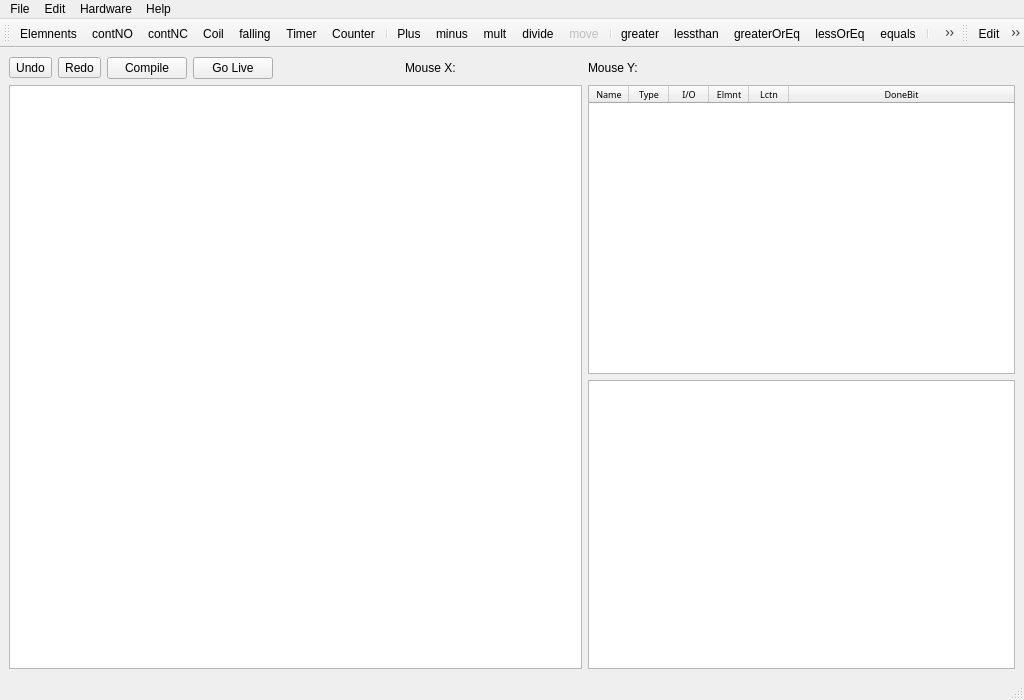
 <widget class="QMainWindow" name="MainWindow">
  <property name="geometry">
   <rect>
    <x>0</x>
    <y>0</y>
    <width>1024</width>
    <height>700</height>
   </rect>
  </property>
  <property name="minimumSize">
   <size>
    <width>1024</width>
    <height>700</height>
   </size>
  </property>
  <property name="maximumSize">
   <size>
    <width>1024</width>
    <height>700</height>
   </size>
  </property>
  <property name="windowTitle">
   <string>Waltech Ladder Maker</string>
  </property>
  <widget class="QWidget" name="centralwidget">
   <layout class="QGridLayout" name="gridLayout">
    <item row="0" column="9">
     <widget class="QLabel" name="label_4">
      <property name="text">
       <string/>
      </property>
     </widget>
    </item>
    <item row="0" column="0">
     <widget class="QToolButton" name="undoBbutton">
      <property name="text">
       <string>Undo</string>
      </property>
      <property name="icon">
       <iconset resource="toolbaricons.qrc">
        <normaloff>:/icons/icons/CurvedArrowRightDown.svg</normaloff>:/icons/icons/CurvedArrowRightDown.svg</iconset>
      </property>
      <property name="toolButtonStyle">
       <enum>Qt::ToolButtonTextBesideIcon</enum>
      </property>
     </widget>
    </item>
    <item row="0" column="5">
     <widget class="QLabel" name="label">
      <property name="sizePolicy">
       <sizepolicy hsizetype="Fixed" vsizetype="Fixed">
        <horstretch>0</horstretch>
        <verstretch>0</verstretch>
       </sizepolicy>
      </property>
      <property name="text">
       <string>Mouse X:</string>
      </property>
     </widget>
    </item>
    <item row="0" column="1">
     <widget class="QToolButton" name="redoButton">
      <property name="text">
       <string>Redo</string>
      </property>
      <property name="icon">
       <iconset resource="toolbaricons.qrc">
        <normaloff>:/icons/icons/CurvedArrowLeftDown.svg</normaloff>:/icons/icons/CurvedArrowLeftDown.svg</iconset>
      </property>
      <property name="toolButtonStyle">
       <enum>Qt::ToolButtonTextBesideIcon</enum>
      </property>
     </widget>
    </item>
    <item row="0" column="6">
     <widget class="QLabel" name="label_2">
      <property name="text">
       <string/>
      </property>
     </widget>
    </item>
    <item row="0" column="2">
     <widget class="QPushButton" name="infoButton">
      <property name="sizePolicy">
       <sizepolicy hsizetype="Fixed" vsizetype="Fixed">
        <horstretch>0</horstretch>
        <verstretch>0</verstretch>
       </sizepolicy>
      </property>
      <property name="toolTip">
       <string>&lt;html&gt;&lt;head/&gt;&lt;body&gt;&lt;p&gt;Create hex file and upload it to the Hardware&lt;/p&gt;&lt;/body&gt;&lt;/html&gt;</string>
      </property>
      <property name="whatsThis">
       <string>&lt;html&gt;&lt;head/&gt;&lt;body&gt;&lt;p&gt;This buton starts the following: &lt;/p&gt;&lt;p&gt;- creation of C code.  &lt;/p&gt;&lt;p&gt;- compiling of that cod with GCC&lt;/p&gt;&lt;p&gt;- uploading of the resulting hex file to the hardware via USB&lt;/p&gt;&lt;/body&gt;&lt;/html&gt;</string>
      </property>
      <property name="text">
       <string>Compile</string>
      </property>
     </widget>
    </item>
    <item row="0" column="3">
     <widget class="QPushButton" name="liveButton">
      <property name="sizePolicy">
       <sizepolicy hsizetype="Fixed" vsizetype="Fixed">
        <horstretch>0</horstretch>
        <verstretch>0</verstretch>
       </sizepolicy>
      </property>
      <property name="text">
       <string>Go Live</string>
      </property>
     </widget>
    </item>
    <item row="0" column="7">
     <widget class="QLabel" name="label_3">
      <property name="sizePolicy">
       <sizepolicy hsizetype="Fixed" vsizetype="Fixed">
        <horstretch>0</horstretch>
        <verstretch>0</verstretch>
       </sizepolicy>
      </property>
      <property name="text">
       <string>Mouse Y:</string>
      </property>
     </widget>
    </item>
    <item row="2" column="0" rowspan="2" colspan="7">
     <widget class="QGraphicsView" name="graphicsView">
      <property name="sizePolicy">
       <sizepolicy hsizetype="Preferred" vsizetype="Expanding">
        <horstretch>0</horstretch>
        <verstretch>0</verstretch>
       </sizepolicy>
      </property>
      <property name="mouseTracking">
       <bool>true</bool>
      </property>
     </widget>
    </item>
    <item row="2" column="7" colspan="4">
     <widget class="QTableWidget" name="tableWidget">
      <property name="sizePolicy">
       <sizepolicy hsizetype="Ignored" vsizetype="Expanding">
        <horstretch>0</horstretch>
        <verstretch>0</verstretch>
       </sizepolicy>
      </property>
      <property name="sizeIncrement">
       <size>
        <width>20</width>
        <height>20</height>
       </size>
      </property>
      <property name="font">
       <font>
        <family>Sans Serif</family>
        <pointsize>7</pointsize>
       </font>
      </property>
      <property name="editTriggers">
       <set>QAbstractItemView::NoEditTriggers</set>
      </property>
      <property name="tabKeyNavigation">
       <bool>false</bool>
      </property>
      <property name="dragDropOverwriteMode">
       <bool>true</bool>
      </property>
      <property name="selectionMode">
       <enum>QAbstractItemView::NoSelection</enum>
      </property>
      <property name="showGrid">
       <bool>true</bool>
      </property>
      <property name="sortingEnabled">
       <bool>true</bool>
      </property>
      <property name="cornerButtonEnabled">
       <bool>false</bool>
      </property>
      <property name="columnCount">
       <number>6</number>
      </property>
      <attribute name="horizontalHeaderDefaultSectionSize">
       <number>40</number>
      </attribute>
      <attribute name="horizontalHeaderMinimumSectionSize">
       <number>20</number>
      </attribute>
      <attribute name="horizontalHeaderStretchLastSection">
       <bool>true</bool>
      </attribute>
      <attribute name="verticalHeaderVisible">
       <bool>false</bool>
      </attribute>
      <attribute name="verticalHeaderStretchLastSection">
       <bool>false</bool>
      </attribute>
      <column>
       <property name="text">
        <string>Name</string>
       </property>
      </column>
      <column>
       <property name="text">
        <string>Type</string>
       </property>
      </column>
      <column>
       <property name="text">
        <string>I/O</string>
       </property>
      </column>
      <column>
       <property name="text">
        <string>Elmnt</string>
       </property>
      </column>
      <column>
       <property name="text">
        <string>Lctn</string>
       </property>
      </column>
      <column>
       <property name="text">
        <string>DoneBit</string>
       </property>
      </column>
     </widget>
    </item>
    <item row="3" column="7" colspan="4">
     <widget class="QTextBrowser" name="textBrowser">
      <property name="sizePolicy">
       <sizepolicy hsizetype="Preferred" vsizetype="Expanding">
        <horstretch>0</horstretch>
        <verstretch>0</verstretch>
       </sizepolicy>
      </property>
     </widget>
    </item>
   </layout>
  </widget>
  <widget class="QStatusBar" name="statusbar"/>
  <widget class="QToolBar" name="toolBar">
   <property name="cursor">
    <cursorShape>ArrowCursor</cursorShape>
   </property>
   <property name="contextMenuPolicy">
    <enum>Qt::PreventContextMenu</enum>
   </property>
   <property name="windowTitle">
    <string>Elements</string>
   </property>
   <attribute name="toolBarArea">
    <enum>TopToolBarArea</enum>
   </attribute>
   <attribute name="toolBarBreak">
    <bool>false</bool>
   </attribute>
   <addaction name="actionElemnents"/>
   <addaction name="actionContNO"/>
   <addaction name="actionContNC"/>
   <addaction name="actionCoil"/>
   <addaction name="actionFalling"/>
   <addaction name="actionTimer"/>
   <addaction name="actionCounter"/>
   <addaction name="separator"/>
   <addaction name="actionPlus"/>
   <addaction name="actionMinus"/>
   <addaction name="actionMult"/>
   <addaction name="actionDivide"/>
   <addaction name="actionMove"/>
   <addaction name="separator"/>
   <addaction name="actionGreater"/>
   <addaction name="actionLessthan"/>
   <addaction name="actionGreaterOrEq"/>
   <addaction name="actionLessOrEq"/>
   <addaction name="actionEquals"/>
   <addaction name="separator"/>
   <addaction name="actionPWM"/>
   <addaction name="actionADC"/>
   <addaction name="separator"/>
  </widget>
  <widget class="QMenuBar" name="menuBar">
   <property name="geometry">
    <rect>
     <x>0</x>
     <y>0</y>
     <width>1024</width>
     <height>23</height>
    </rect>
   </property>
   <widget class="QMenu" name="menuFile">
    <property name="title">
     <string>File</string>
    </property>
    <addaction name="actionClose"/>
    <addaction name="actionOpen"/>
    <addaction name="actionSave"/>
    <addaction name="actionSave_As"/>
   </widget>
   <widget class="QMenu" name="menuEdit">
    <property name="title">
     <string>Edit</string>
    </property>
    <addaction name="actionUndo"/>
    <addaction name="actionRedo"/>
   </widget>
   <widget class="QMenu" name="menuHelp">
    <property name="title">
     <string>Help</string>
    </property>
    <addaction name="actionWhatsThis"/>
    <addaction name="separator"/>
    <addaction name="actionUSBHelp"/>
    <addaction name="actionArduinoUno_IO"/>
    <addaction name="actionArduinoNano_IO"/>
    <addaction name="actionArduinoMega_IO"/>
    <addaction name="actionAbout"/>
   </widget>
   <widget class="QMenu" name="menuDiagnostics">
    <property name="title">
     <string>Hardware</string>
    </property>
    <addaction name="actionWaltech"/>
    <addaction name="actionArduinoUno"/>
    <addaction name="actionArduinoNano"/>
    <addaction name="actionArduinoMega"/>
    <addaction name="separator"/>
    <addaction name="actionCheck_HW_2"/>
   </widget>
   <addaction name="menuFile"/>
   <addaction name="menuEdit"/>
   <addaction name="menuDiagnostics"/>
   <addaction name="menuHelp"/>
  </widget>
  <widget class="QToolBar" name="toolBar_2">
   <property name="windowTitle">
    <string>toolBar_2</string>
   </property>
   <attribute name="toolBarArea">
    <enum>TopToolBarArea</enum>
   </attribute>
   <attribute name="toolBarBreak">
    <bool>false</bool>
   </attribute>
   <addaction name="actionEdit_nTools"/>
   <addaction name="actionaddRung"/>
   <addaction name="actionORwire"/>
   <addaction name="actionWiden"/>
   <addaction name="actionNarrow"/>
   <addaction name="actionDEL"/>
  </widget>
  <action name="actionContNO">
   <property name="checkable">
    <bool>true</bool>
   </property>
   <property name="icon">
    <iconset resource="toolbaricons.qrc">
     <normaloff>:/icons/icons/contact_NO_button.svg</normaloff>:/icons/icons/contact_NO_button.svg</iconset>
   </property>
   <property name="text">
    <string>contNO</string>
   </property>
   <property name="toolTip">
    <string>Normally Open Contact</string>
   </property>
   <property name="whatsThis">
    <string>&lt;html&gt;&lt;head/&gt;&lt;body&gt;&lt;p&gt;&lt;span style=&quot; font-size:11pt; color:#000000;&quot;&gt;Inserts a Normally Open Contact in the ladder. &lt;/span&gt;&lt;span style=&quot; font-size:10pt; color:#000000;&quot;&gt;&lt;br/&gt;&lt;br/&gt;--A dialog window will appear.&lt;br/&gt;--Choose an input from the dropdown menu.&lt;br/&gt;--If &amp;quot;internal&amp;quot; selected and name is shared, the state will come from a Coil&lt;/span&gt;&lt;span style=&quot; color:#000000;&quot;/&gt;&lt;/p&gt;&lt;/body&gt;&lt;/html&gt;</string>
   </property>
  </action>
  <action name="actionContNC">
   <property name="checkable">
    <bool>true</bool>
   </property>
   <property name="icon">
    <iconset resource="toolbaricons.qrc">
     <normaloff>:/icons/icons/contact_NC_button.svg</normaloff>:/icons/icons/contact_NC_button.svg</iconset>
   </property>
   <property name="text">
    <string>contNC</string>
   </property>
   <property name="toolTip">
    <string>Normally Closed Contact</string>
   </property>
   <property name="whatsThis">
    <string>&lt;html&gt;&lt;head/&gt;&lt;body&gt;&lt;p&gt;&lt;span style=&quot; font-family:'Sans Serif'; font-size:11pt; color:#000000;&quot;&gt;Inserts a Normally Closed Contact in the ladder. &lt;br/&gt;&lt;br/&gt;--A dialog window will appear.&lt;br/&gt;--Choose an input from the dropdown menu.&lt;br/&gt;--If &amp;quot;internal&amp;quot; selected and name is shared, the state will come from a Coil &lt;/span&gt;&lt;/p&gt;&lt;/body&gt;&lt;/html&gt;</string>
   </property>
  </action>
  <action name="actionCoil">
   <property name="checkable">
    <bool>true</bool>
   </property>
   <property name="icon">
    <iconset resource="toolbaricons.qrc">
     <normaloff>:/icons/icons/Coil_button.svg</normaloff>:/icons/icons/Coil_button.svg</iconset>
   </property>
   <property name="text">
    <string>Coil</string>
   </property>
   <property name="toolTip">
    <string>Coil</string>
   </property>
   <property name="whatsThis">
    <string>&lt;html&gt;&lt;head/&gt;&lt;body&gt;&lt;p&gt;&lt;span style=&quot; font-size:11pt; color:#000000;&quot;&gt;Inserts a Coil in the ladder. &lt;br/&gt;&lt;br/&gt;--A dialog window will appear.&lt;br/&gt;--Choose an Output from the dropdown menu.&lt;br/&gt;--If &amp;quot;internal&amp;quot; selected and name is shared with another element, the state of this coil will pass to that element.&lt;/span&gt;&lt;/p&gt;&lt;/body&gt;&lt;/html&gt;</string>
   </property>
  </action>
  <action name="actionClose">
   <property name="text">
    <string>Close</string>
   </property>
  </action>
  <action name="actionUndo">
   <property name="text">
    <string>undo</string>
   </property>
   <property name="shortcut">
    <string>Ctrl+Z</string>
   </property>
  </action>
  <action name="actionRedo">
   <property name="text">
    <string>redo</string>
   </property>
   <property name="shortcut">
    <string>Ctrl+R</string>
   </property>
  </action>
  <action name="actionaddRung">
   <property name="checkable">
    <bool>true</bool>
   </property>
   <property name="icon">
    <iconset resource="toolbaricons.qrc">
     <normaloff>:/icons/icons/rung.png</normaloff>:/icons/icons/rung.png</iconset>
   </property>
   <property name="text">
    <string>addRung</string>
   </property>
   <property name="toolTip">
    <string>Add a Rung</string>
   </property>
   <property name="whatsThis">
    <string>&lt;html&gt;&lt;head/&gt;&lt;body&gt;&lt;span style=&quot; font-size:11pt; color:#000000;&quot;&gt;&lt;p&gt;Add a rung&lt;/p&gt;&lt;p&gt;Note: rungs can be converted to OR branches with the vertical wire tool.&lt;/p&gt;&lt;/body&gt;&lt;/html&gt;</string>
   </property>
  </action>
  <action name="actionWiden">
   <property name="checkable">
    <bool>true</bool>
   </property>
   <property name="icon">
    <iconset resource="toolbaricons.qrc">
     <normaloff>:/icons/icons/widen.png</normaloff>:/icons/icons/widen.png</iconset>
   </property>
   <property name="text">
    <string>Widen</string>
   </property>
   <property name="toolTip">
    <string>Widen rung</string>
   </property>
   <property name="whatsThis">
    <string>&lt;html&gt;&lt;head/&gt;&lt;body&gt;&lt;span style=&quot; font-size:11pt; color:#000000;&quot;&gt;&lt;p&gt;Makes the entire ladder one element width wider.&lt;/p&gt;&lt;/body&gt;&lt;/html&gt;</string>
   </property>
  </action>
  <action name="actionOpen">
   <property name="text">
    <string>Open</string>
   </property>
  </action>
  <action name="actionNew">
   <property name="text">
    <string>New</string>
   </property>
  </action>
  <action name="actionSave">
   <property name="text">
    <string>Save</string>
   </property>
  </action>
  <action name="actionDEL">
   <property name="checkable">
    <bool>true</bool>
   </property>
   <property name="icon">
    <iconset resource="toolbaricons.qrc">
     <normaloff>:/icons/icons/del.png</normaloff>:/icons/icons/del.png</iconset>
   </property>
   <property name="text">
    <string>DEL</string>
   </property>
   <property name="toolTip">
    <string>&lt;html&gt;&lt;head/&gt;&lt;body&gt;&lt;p&gt;Delete an element or empty rung &lt;/p&gt;&lt;/body&gt;&lt;/html&gt;</string>
   </property>
   <property name="whatsThis">
    <string>&lt;html&gt;&lt;head/&gt;&lt;body&gt;&lt;span style=&quot; font-size:11pt; color:#000000;&quot;&gt;&lt;p&gt;Delete an element&lt;/p&gt;&lt;p&gt;Delete an empty rung&lt;/p&gt;&lt;p&gt;Note: Use the vertical wire (OR) to delete branches. &lt;/p&gt;&lt;/body&gt;&lt;/html&gt;</string>
   </property>
  </action>
  <action name="actionORwire">
   <property name="checkable">
    <bool>true</bool>
   </property>
   <property name="icon">
    <iconset resource="toolbaricons.qrc">
     <normaloff>:/icons/icons/ORwire.png</normaloff>:/icons/icons/ORwire.png</iconset>
   </property>
   <property name="text">
    <string>OR wire</string>
   </property>
   <property name="toolTip">
    <string>&lt;html&gt;&lt;head/&gt;&lt;body&gt;&lt;p&gt;Toggles vertical wire to to OR branch.&lt;/p&gt;&lt;p&gt;Connects Rung to Rung below, Becomes OR branch&lt;/p&gt;&lt;/body&gt;&lt;/html&gt;</string>
   </property>
   <property name="whatsThis">
    <string>&lt;html&gt;&lt;head/&gt;&lt;body&gt;&lt;span style=&quot; font-size:11pt; color:#000000;&quot;&gt;&lt;p&gt;--Click to add or remove a vertical wire&lt;/p&gt;&lt;p&gt;--This tool can link rungs together to make an OR branch.&lt;/p&gt;&lt;p&gt;--Use this tool to widen or shrink the OR branch&lt;/p&gt;&lt;/body&gt;&lt;/html&gt;</string>
   </property>
  </action>
  <action name="actionNarrow">
   <property name="checkable">
    <bool>true</bool>
   </property>
   <property name="icon">
    <iconset resource="toolbaricons.qrc">
     <normaloff>:/icons/icons/narrow.png</normaloff>:/icons/icons/narrow.png</iconset>
   </property>
   <property name="text">
    <string>Narrow</string>
   </property>
   <property name="toolTip">
    <string>Remove extra empty locations</string>
   </property>
   <property name="whatsThis">
    <string>&lt;html&gt;&lt;head/&gt;&lt;body&gt;&lt;span style=&quot; font-size:11pt; color:#000000;&quot;&gt;&lt;p&gt;Narrows the ladder by one element width&lt;/p&gt;&lt;/body&gt;&lt;/html&gt;</string>
   </property>
  </action>
  <action name="actionFalling">
   <property name="checkable">
    <bool>true</bool>
   </property>
   <property name="icon">
    <iconset resource="toolbaricons.qrc">
     <normaloff>:/icons/icons/falling_button.svg</normaloff>:/icons/icons/falling_button.svg</iconset>
   </property>
   <property name="text">
    <string>falling</string>
   </property>
   <property name="toolTip">
    <string>Falling edge</string>
   </property>
   <property name="whatsThis">
    <string>&lt;html&gt;&lt;head/&gt;&lt;body&gt;&lt;p&gt;&lt;span style=&quot; font-size:11pt; color:#000000;&quot;&gt;Inserts a falling Edge in the ladder. &lt;br/&gt;&lt;br/&gt;--Creates a 10ns pulse on the rung-out when a falling edge is dected at the rung-in&lt;/span&gt;&lt;br/&gt;&lt;/p&gt;&lt;/body&gt;&lt;/html&gt;</string>
   </property>
  </action>
  <action name="actionTimer">
   <property name="checkable">
    <bool>true</bool>
   </property>
   <property name="icon">
    <iconset resource="toolbaricons.qrc">
     <normaloff>:/icons/icons/timer_button.svg</normaloff>:/icons/icons/timer_button.svg</iconset>
   </property>
   <property name="text">
    <string>Timer</string>
   </property>
   <property name="toolTip">
    <string>Timer</string>
   </property>
   <property name="whatsThis">
    <string>&lt;html&gt;&lt;head/&gt;&lt;body&gt;&lt;p&gt;&lt;span style=&quot; font-size:11pt; color:#000000;&quot;&gt;Inserts a Timer in the ladder. &lt;br/&gt;&lt;br/&gt;--A dialog window will appear.&lt;br/&gt;--Set the time delay.  10 min max (655 sec)&lt;br/&gt;--If rung-in state goes True and stays that way for the delay duration, the rung-out will go True.  &lt;br/&gt;--Timer is reset when the rung-in state goes False&lt;/p&gt;&lt;/body&gt;&lt;/html&gt;</string>
   </property>
  </action>
  <action name="actionCounter">
   <property name="checkable">
    <bool>true</bool>
   </property>
   <property name="icon">
    <iconset resource="toolbaricons.qrc">
     <normaloff>:/icons/icons/counter_button.svg</normaloff>:/icons/icons/counter_button.svg</iconset>
   </property>
   <property name="text">
    <string>Counter</string>
   </property>
   <property name="toolTip">
    <string>Counter</string>
   </property>
   <property name="whatsThis">
    <string>&lt;html&gt;&lt;head/&gt;&lt;body&gt;&lt;p&gt;&lt;span style=&quot; font-size:11pt; color:#000000;&quot;&gt;Inserts a Counter in the ladder. &lt;br/&gt;&lt;br/&gt;--A dialog window will appear.&lt;br/&gt;--Set the number of counts (setpoint).  65535 max.&lt;br/&gt;--If rung-in state goes True setpoint number of times, the rung-out will go True. &lt;br/&gt;--Choose a name.  If shared with a Coil, this will provide a Reset.&lt;/p&gt;&lt;/body&gt;&lt;/html&gt;</string>
   </property>
  </action>
  <action name="actionEdit_nTools">
   <property name="text">
    <string>Edit</string>
   </property>
  </action>
  <action name="actionElemnents">
   <property name="text">
    <string>Elemnents</string>
   </property>
  </action>
  <action name="actionWhatsThis">
   <property name="text">
    <string>WhatsThis</string>
   </property>
   <property name="toolTip">
    <string>&lt;html&gt;&lt;head/&gt;&lt;body&gt;&lt;p&gt;Click this to get help with a tool&lt;/p&gt;&lt;/body&gt;&lt;/html&gt;</string>
   </property>
  </action>
  <action name="actionCheck_HW">
   <property name="text">
    <string>Test Hardware</string>
   </property>
   <property name="toolTip">
    <string>&lt;html&gt;&lt;head/&gt;&lt;body&gt;&lt;p&gt;Checks USB&lt;/p&gt;&lt;/body&gt;&lt;/html&gt;</string>
   </property>
   <property name="whatsThis">
    <string>Checks USB connection, programmer, and controller.</string>
   </property>
  </action>
  <action name="actionUSBHelp">
   <property name="text">
    <string>USB</string>
   </property>
  </action>
  <action name="actionSettings">
   <property name="checkable">
    <bool>true</bool>
   </property>
   <property name="text">
    <string>Settings</string>
   </property>
  </action>
  <action name="actionWaltech">
   <property name="checkable">
    <bool>true</bool>
   </property>
   <property name="checked">
    <bool>true</bool>
   </property>
   <property name="text">
    <string>Waltech</string>
   </property>
   <property name="autoRepeat">
    <bool>false</bool>
   </property>
   <property name="menuRole">
    <enum>QAction::ApplicationSpecificRole</enum>
   </property>
  </action>
  <action name="actionArduinoUno">
   <property name="checkable">
    <bool>true</bool>
   </property>
   <property name="text">
    <string>Arduino Uno</string>
   </property>
   <property name="menuRole">
    <enum>QAction::ApplicationSpecificRole</enum>
   </property>
  </action>
  <action name="actionCheck_HW_2">
   <property name="text">
    <string>Test USB</string>
   </property>
   <property name="toolTip">
    <string>Test USB connection, drver, programmer, hardware</string>
   </property>
  </action>
  <action name="actionArduinoUno_IO">
   <property name="text">
    <string>Arduino Uno IO</string>
   </property>
  </action>
  <action name="actionSave_As">
   <property name="text">
    <string>Save As</string>
   </property>
  </action>
  <action name="actionAbout">
   <property name="text">
    <string>About</string>
   </property>
  </action>
  <action name="actionPlus">
   <property name="checkable">
    <bool>true</bool>
   </property>
   <property name="icon">
    <iconset resource="toolbaricons.qrc">
     <normaloff>:/icons/icons/plus.svg</normaloff>:/icons/icons/plus.svg</iconset>
   </property>
   <property name="text">
    <string>Plus</string>
   </property>
   <property name="whatsThis">
    <string>&lt;html&gt;&lt;head/&gt;&lt;body&gt;&lt;span style=&quot; font-size:11pt; color:#000000;&quot;&gt;&lt;p&gt;Add. &lt;/p&gt;&lt;p&gt;Must be paced on far right.&lt;/p&gt;&lt;p&gt;Sources can be a constant or a name of another element. &lt;/p&gt;&lt;p&gt;sources and result are 16 bit signed.  (-32767 to 32767)&lt;/p&gt;&lt;/body&gt;&lt;/html&gt;</string>
   </property>
  </action>
  <action name="actionMinus">
   <property name="checkable">
    <bool>true</bool>
   </property>
   <property name="icon">
    <iconset resource="toolbaricons.qrc">
     <normaloff>:/icons/icons/minus.svg</normaloff>:/icons/icons/minus.svg</iconset>
   </property>
   <property name="text">
    <string>minus</string>
   </property>
   <property name="whatsThis">
    <string>&lt;html&gt;&lt;head/&gt;&lt;body&gt;&lt;span style=&quot; font-size:11pt; color:#000000;&quot;&gt;&lt;p&gt;Subtract. &lt;/p&gt;&lt;p&gt;Must be paced on far right.&lt;/p&gt;&lt;p&gt;Sources can be a constant or a name of another element. &lt;/p&gt;&lt;p&gt;sources and result are 16 bit signed.  (-32767 to 32767)&lt;/p&gt;&lt;p&gt;&lt;br/&gt;&lt;/p&gt;&lt;/body&gt;&lt;/html&gt;</string>
   </property>
  </action>
  <action name="actionEquals">
   <property name="checkable">
    <bool>true</bool>
   </property>
   <property name="icon">
    <iconset resource="toolbaricons.qrc">
     <normaloff>:/icons/icons/equ.svg</normaloff>:/icons/icons/equ.svg</iconset>
   </property>
   <property name="text">
    <string>equals</string>
   </property>
   <property name="whatsThis">
    <string>&lt;html&gt;&lt;head/&gt;&lt;body&gt;&lt;p&gt;Comparison: Equals.&lt;/p&gt;&lt;p&gt;Conductive if true.&lt;/p&gt;&lt;p&gt;Sources can be a constant or a name of another element. &lt;/p&gt;&lt;p&gt;&lt;br/&gt;&lt;/p&gt;&lt;/body&gt;&lt;/html&gt;</string>
   </property>
  </action>
  <action name="actionMove">
   <property name="checkable">
    <bool>true</bool>
   </property>
   <property name="enabled">
    <bool>false</bool>
   </property>
   <property name="icon">
    <iconset resource="toolbaricons.qrc">
     <normaloff>:/icons/icons/move.svg</normaloff>:/icons/icons/move.svg</iconset>
   </property>
   <property name="text">
    <string>move</string>
   </property>
   <property name="visible">
    <bool>false</bool>
   </property>
  </action>
  <action name="actionDivide">
   <property name="checkable">
    <bool>true</bool>
   </property>
   <property name="icon">
    <iconset resource="toolbaricons.qrc">
     <normaloff>:/icons/icons/divide.svg</normaloff>:/icons/icons/divide.svg</iconset>
   </property>
   <property name="text">
    <string>divide</string>
   </property>
   <property name="whatsThis">
    <string>&lt;html&gt;&lt;head/&gt;&lt;body&gt;&lt;span style=&quot; font-size:11pt; color:#000000;&quot;&gt;&lt;p&gt;Divide. &lt;/p&gt;&lt;p&gt;Must be paced on far right.&lt;/p&gt;&lt;p&gt;Sources can be a constant or a name of another element. &lt;/p&gt;&lt;p&gt;sources and result are 16 bit signed.  (-32767 to 32767)&lt;/p&gt;&lt;p&gt;Divide by zero OK.&lt;/p&gt;&lt;/body&gt;&lt;/html&gt;</string>
   </property>
  </action>
  <action name="actionMult">
   <property name="checkable">
    <bool>true</bool>
   </property>
   <property name="icon">
    <iconset resource="toolbaricons.qrc">
     <normaloff>:/icons/icons/times.svg</normaloff>:/icons/icons/times.svg</iconset>
   </property>
   <property name="text">
    <string>mult</string>
   </property>
   <property name="whatsThis">
    <string>&lt;html&gt;&lt;head/&gt;&lt;body&gt;&lt;span style=&quot; font-size:11pt; color:#000000;&quot;&gt;&lt;p&gt;Multiply.&lt;/p&gt;&lt;p&gt;Must be paced on far right.&lt;/p&gt;&lt;p&gt;Sources can be a constant or a name of another element. &lt;/p&gt;&lt;p&gt;sources and result are 16 bit signed.  (-32767 to 32767)&lt;/p&gt;&lt;/body&gt;&lt;/html&gt;</string>
   </property>
  </action>
  <action name="actionGreater">
   <property name="checkable">
    <bool>true</bool>
   </property>
   <property name="icon">
    <iconset resource="toolbaricons.qrc">
     <normaloff>:/icons/icons/greater_than.svg</normaloff>:/icons/icons/greater_than.svg</iconset>
   </property>
   <property name="text">
    <string>greater</string>
   </property>
   <property name="whatsThis">
    <string>&lt;html&gt;&lt;head/&gt;&lt;body&gt;&lt;span style=&quot; font-size:11pt; color:#000000;&quot;&gt;&lt;p&gt;Comparison: Greater Than.&lt;/p&gt;&lt;p&gt;Conductive if true.&lt;/p&gt;&lt;p&gt;Sources can be a constant or a name of another element.&lt;/p&gt;&lt;/body&gt;&lt;/html&gt;</string>
   </property>
  </action>
  <action name="actionLessthan">
   <property name="checkable">
    <bool>true</bool>
   </property>
   <property name="icon">
    <iconset resource="toolbaricons.qrc">
     <normaloff>:/icons/icons/less_than.svg</normaloff>:/icons/icons/less_than.svg</iconset>
   </property>
   <property name="text">
    <string>lessthan</string>
   </property>
   <property name="whatsThis">
    <string>&lt;html&gt;&lt;head/&gt;&lt;body&gt;&lt;span style=&quot; font-size:11pt; color:#000000;&quot;&gt;&lt;p&gt;Comparison: Less Than.&lt;/p&gt;&lt;p&gt;Conductive if true.&lt;/p&gt;&lt;p&gt;Sources can be a constant or a name of another element.&lt;/p&gt;&lt;/body&gt;&lt;/html&gt;</string>
   </property>
  </action>
  <action name="actionGreaterOrEq">
   <property name="checkable">
    <bool>true</bool>
   </property>
   <property name="icon">
    <iconset resource="toolbaricons.qrc">
     <normaloff>:/icons/icons/greater_than_or_eq.svg</normaloff>:/icons/icons/greater_than_or_eq.svg</iconset>
   </property>
   <property name="text">
    <string>greaterOrEq</string>
   </property>
   <property name="whatsThis">
    <string>&lt;html&gt;&lt;head/&gt;&lt;body&gt;&lt;span style=&quot; font-size:11pt; color:#000000;&quot;&gt;&lt;p&gt;Comparison: Greater Than or Equal.&lt;/p&gt;&lt;p&gt;Conductive if true.&lt;/p&gt;&lt;p&gt;Sources can be a constant or a name of another element.&lt;/p&gt;&lt;/body&gt;&lt;/html&gt;</string>
   </property>
  </action>
  <action name="actionLessOrEq">
   <property name="checkable">
    <bool>true</bool>
   </property>
   <property name="icon">
    <iconset resource="toolbaricons.qrc">
     <normaloff>:/icons/icons/less_than_or_eq.svg</normaloff>:/icons/icons/less_than_or_eq.svg</iconset>
   </property>
   <property name="text">
    <string>lessOrEq</string>
   </property>
   <property name="whatsThis">
    <string>&lt;html&gt;&lt;head/&gt;&lt;body&gt;&lt;p&gt;Comparison: Less Than or Equal.&lt;/p&gt;&lt;p&gt;Conductive if true.&lt;/p&gt;&lt;p&gt;Sources can be a constant or a name of another element.&lt;/p&gt;&lt;/body&gt;&lt;/html&gt;</string>
   </property>
  </action>
  <action name="actionPWM">
   <property name="checkable">
    <bool>true</bool>
   </property>
   <property name="icon">
    <iconset resource="toolbaricons.qrc">
     <normaloff>:/icons/icons/PWM.svg</normaloff>:/icons/icons/PWM.svg</iconset>
   </property>
   <property name="text">
    <string>PWM</string>
   </property>
   <property name="whatsThis">
    <string>&lt;html&gt;&lt;head/&gt;&lt;body&gt;&lt;p&gt;&lt;span style=&quot; color:#000000;&quot;&gt;Pulse width modulated output. &lt;/span&gt;&lt;/p&gt;&lt;p&gt;&lt;span style=&quot; color:#000000;&quot;&gt;Must be placed on far right.&lt;/span&gt;&lt;/p&gt;&lt;p&gt;&lt;span style=&quot; color:#000000;&quot;&gt;Active if rung in state True.&lt;/span&gt;&lt;/p&gt;&lt;p&gt;&lt;span style=&quot; color:#000000;&quot;&gt;Menu item will be greyed if PWM not available on this hardware.&lt;/span&gt;&lt;/p&gt;&lt;p&gt;&lt;span style=&quot; color:#000000;&quot;&gt;If output set to &amp;quot;Internal&amp;quot; PWM will be de-activated&lt;/span&gt;&lt;/p&gt;&lt;p&gt;&lt;span style=&quot; color:#000000;&quot;&gt;NOTES:&lt;/span&gt;&lt;/p&gt;&lt;p&gt;&lt;span style=&quot; color:#000000;&quot;&gt;If two PWM elements exist in the ladder with the same hardware output, the first active one will apply. This allows to set a single output to different levels.&lt;/span&gt;&lt;/p&gt;&lt;p&gt;&lt;span style=&quot; color:#000000;&quot;&gt;The PWM frequency is fixed at 16khz. &lt;/span&gt;&lt;/p&gt;&lt;/body&gt;&lt;/html&gt;</string>
   </property>
  </action>
  <action name="actionADC">
   <property name="checkable">
    <bool>true</bool>
   </property>
   <property name="icon">
    <iconset resource="toolbaricons.qrc">
     <normaloff>:/icons/icons/ADC.svg</normaloff>:/icons/icons/ADC.svg</iconset>
   </property>
   <property name="text">
    <string>ADC</string>
   </property>
   <property name="whatsThis">
    <string>&lt;html&gt;&lt;head/&gt;&lt;body&gt;&lt;span style=&quot; font-size:11pt; color:#000000;&quot;&gt;&lt;p&gt;ADC. Measure Voltage.&lt;/p&gt;&lt;p&gt;Ten bit output (0 to 1024)&lt;/p&gt;&lt;p&gt;5v (AVcc) refrence.  value = (Vin x 1024)÷5&lt;/p&gt;&lt;p&gt;Must be placed on far right.&lt;/p&gt;&lt;p&gt;Active if rung in state True.&lt;/p&gt;&lt;p&gt;Menu item will be greyed if ADC not available on this hardware.&lt;/p&gt;&lt;p&gt;if input set to &amp;quot;Internal&amp;quot; ADC will be de-activated.&lt;/p&gt;&lt;p&gt;&lt;br/&gt;&lt;/p&gt;&lt;/body&gt;&lt;/html&gt;</string>
   </property>
  </action>
  <action name="actionArduinoMega_IO">
   <property name="text">
    <string>Arduino Mega IO</string>
   </property>
  </action>
  <action name="actionArduinoMega">
   <property name="checkable">
    <bool>true</bool>
   </property>
   <property name="text">
    <string>Arduino Mega</string>
   </property>
  </action>
  <action name="actionArduinoNano">
   <property name="checkable">
    <bool>true</bool>
   </property>
   <property name="text">
    <string>Arduino Nano</string>
   </property>
   <property name="menuRole">
    <enum>QAction::ApplicationSpecificRole</enum>
   </property>
  </action>
  <action name="actionArduinoNano_IO">
   <property name="text">
    <string>Arduino Nano IO</string>
   </property>
  </action>
 </widget>
